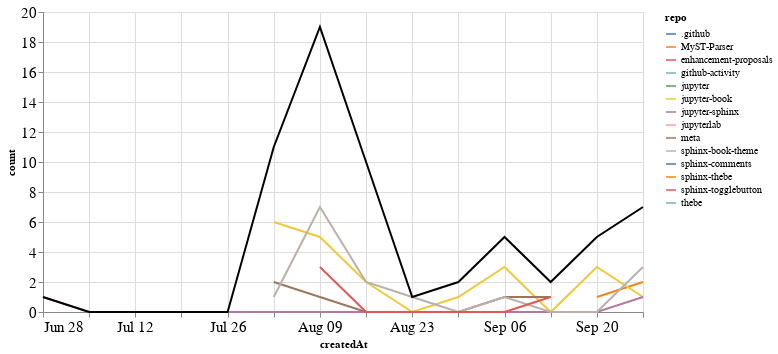

This figure's notebook cell:
### Markdown cell above
## PRs

### Code cell
prs_time = prs.groupby('repo').resample('W', on='createdAt').count()['author'].reset_index()
prs_time = prs_time.rename(columns={'author': 'count'})
prs_time_total = prs_time.groupby('createdAt').agg({"count": "sum"}).reset_index()

ch1 = alt.Chart(prs_time, width=600).mark_line().encode(
    x='createdAt',
    y='count',
    color='repo',
    tooltip="repo"
)

ch2 = alt.Chart(prs_time_total, width=600).mark_line(color="black").encode(
    x='createdAt',
    y='count',
)

ch1 + ch2

### Figure 1 — Vega-Lite specification as saved in the notebook (floating-point values rounded to 4 significant figures)
{"config": {"axisLeft": {"labelFontSize": 15}, "axisBottom": {"labelFontSize": 15}}, "layer": [{"data": {"name": "data-09355fa9e8f62167077e7de2373645af"}, "mark": "line", "encoding": {"color": {"type": "nominal", "field": "repo"}, "tooltip": {"type": "nominal", "field": "repo"}, "x": {"type": "temporal", "field": "createdAt"}, "y": {"type": "quantitative", "field": "count"}}, "width": 600}, {"data": {"name": "data-0c74b00e797b3e2acd63c0bff47c82f3"}, "mark": {"type": "line", "color": "black"}, "encoding": {"x": {"type": "temporal", "field": "createdAt"}, "y": {"type": "quantitative", "field": "count"}}, "width": 600}], "$schema": "https://vega.github.io/schema/vega-lite/v4.8.1.json", "datasets": {"data-09355fa9e8f62167077e7de2373645af": [{"repo": ".github", "createdAt": "2020-08-02T00:00:00", "count": 2}, {"repo": "MyST-Parser", "createdAt": "2020-09-20T00:00:00", "count": 1}, {"repo": "MyST-Parser", "createdAt": "2020-09-27T00:00:00", "count": 2}, {"repo": "enhancement-proposals", "createdAt": "2020-08-30T00:00:00", "count": 1}, {"repo": "github-activity", "createdAt": "2020-08-09T00:00:00", "count": 2}, {"repo": "jupyter", "createdAt": "2020-09-20T00:00:00", "count": 1}, {"repo": "jupyter-book", "createdAt": "2020-08-02T00:00:00", "count": 6}, {"repo": "jupyter-book", "createdAt": "2020-08-09T00:00:00", "count": 5}, {"repo": "jupyter-book", "createdAt": "2020-08-16T00:00:00", "count": 2}, {"repo": "jupyter-book", "createdAt": "2020-08-23T00:00:00", "count": 0}, {"repo": "jupyter-book", "createdAt": "2020-08-30T00:00:00", "count": 1}, {"repo": "jupyter-book", "createdAt": "2020-09-06T00:00:00", "count": 3}, {"repo": "jupyter-book", "createdAt": "2020-09-13T00:00:00", "count": 0}, {"repo": "jupyter-book", "createdAt": "2020-09-20T00:00:00", "count": 3}, {"repo": "jupyter-book", "createdAt": "2020-09-27T00:00:00", "count": 1}, {"repo": "jupyter-sphinx", "createdAt": "2020-06-28T00:00:00", "count": 1}, {"repo": "jupyter-sphinx", "createdAt": "2020-07-05T00:00:00", "count": 0}, {"repo": "jupyter-sphinx", "createdAt": "2020-07-12T00:00:00", "count": 0}, {"repo": "jupyter-sphinx", "createdAt": "2020-07-19T00:00:00", "count": 0}, {"repo": "jupyter-sphinx", "createdAt": "2020-07-26T00:00:00", "count": 0}, {"repo": "jupyter-sphinx", "createdAt": "2020-08-02T00:00:00", "count": 0}, {"repo": "jupyter-sphinx", "createdAt": "2020-08-09T00:00:00", "count": 0}, {"repo": "jupyter-sphinx", "createdAt": "2020-08-16T00:00:00", "count": 0}, {"repo": "jupyter-sphinx", "createdAt": "2020-08-23T00:00:00", "count": 0}, {"repo": "jupyter-sphinx", "createdAt": "2020-08-30T00:00:00", "count": 0}, {"repo": "jupyter-sphinx", "createdAt": "2020-09-06T00:00:00", "count": 0}, {"repo": "jupyter-sphinx", "createdAt": "2020-09-13T00:00:00", "count": 0}, {"repo": "jupyter-sphinx", "createdAt": "2020-09-20T00:00:00", "count": 0}, {"repo": "jupyter-sphinx", "createdAt": "2020-09-27T00:00:00", "count": 1}, {"repo": "jupyterlab", "createdAt": "2020-08-09T00:00:00", "count": 1}, {"repo": "meta", "createdAt": "2020-08-02T00:00:00", "count": 2}, {"repo": "meta", "createdAt": "2020-08-09T00:00:00", "count": 1}, {"repo": "meta", "createdAt": "2020-08-16T00:00:00", "count": 0}, {"repo": "meta", "createdAt": "2020-08-23T00:00:00", "count": 0}, {"repo": "meta", "createdAt": "2020-08-30T00:00:00", "count": 0}, {"repo": "meta", "createdAt": "2020-09-06T00:00:00", "count": 1}, {"repo": "meta", "createdAt": "2020-09-13T00:00:00", "count": 1}, {"repo": "sphinx-book-theme", "createdAt": "2020-08-02T00:00:00", "count": 1}, {"repo": "sphinx-book-theme", "createdAt": "2020-08-09T00:00:00", "count": 7}, {"repo": "sphinx-book-theme", "createdAt": "2020-08-16T00:00:00", "count": 2}, {"repo": "sphinx-book-theme", "createdAt": "2020-08-23T00:00:00", "count": 1}, {"repo": "sphinx-book-theme", "createdAt": "2020-08-30T00:00:00", "count": 0}, {"repo": "sphinx-book-theme", "createdAt": "2020-09-06T00:00:00", "count": 1}, {"repo": "sphinx-book-theme", "createdAt": "2020-09-13T00:00:00", "count": 0}, {"repo": "sphinx-book-theme", "createdAt": "2020-09-20T00:00:00", "count": 0}, {"repo": "sphinx-book-theme", "createdAt": "2020-09-27T00:00:00", "count": 3}, {"repo": "sphinx-comments", "createdAt": "2020-08-16T00:00:00", "count": 4}, {"repo": "sphinx-thebe", "createdAt": "2020-08-16T00:00:00", "count": 1}, {"repo": "sphinx-togglebutton", "createdAt": "2020-08-09T00:00:00", "count": 3}, {"repo": "sphinx-togglebutton", "createdAt": "2020-08-16T00:00:00", "count": 0}, {"repo": "sphinx-togglebutton", "createdAt": "2020-08-23T00:00:00", "count": 0}, {"repo": "sphinx-togglebutton", "createdAt": "2020-08-30T00:00:00", "count": 0}, {"repo": "sphinx-togglebutton", "createdAt": "2020-09-06T00:00:00", "count": 0}, {"repo": "sphinx-togglebutton", "createdAt": "2020-09-13T00:00:00", "count": 1}, {"repo": "thebe", "createdAt": "2020-08-16T00:00:00", "count": 1}], "data-0c74b00e797b3e2acd63c0bff47c82f3": [{"createdAt": "2020-06-28T00:00:00", "count": 1}, {"createdAt": "2020-07-05T00:00:00", "count": 0}, {"createdAt": "2020-07-12T00:00:00", "count": 0}, {"createdAt": "2020-07-19T00:00:00", "count": 0}, {"createdAt": "2020-07-26T00:00:00", "count": 0}, {"createdAt": "2020-08-02T00:00:00", "count": 11}, {"createdAt": "2020-08-09T00:00:00", "count": 19}, {"createdAt": "2020-08-16T00:00:00", "count": 10}, {"createdAt": "2020-08-23T00:00:00", "count": 1}, {"createdAt": "2020-08-30T00:00:00", "count": 2}, {"createdAt": "2020-09-06T00:00:00", "count": 5}, {"createdAt": "2020-09-13T00:00:00", "count": 2}, {"createdAt": "2020-09-20T00:00:00", "count": 5}, {"createdAt": "2020-09-27T00:00:00", "count": 7}]}}
